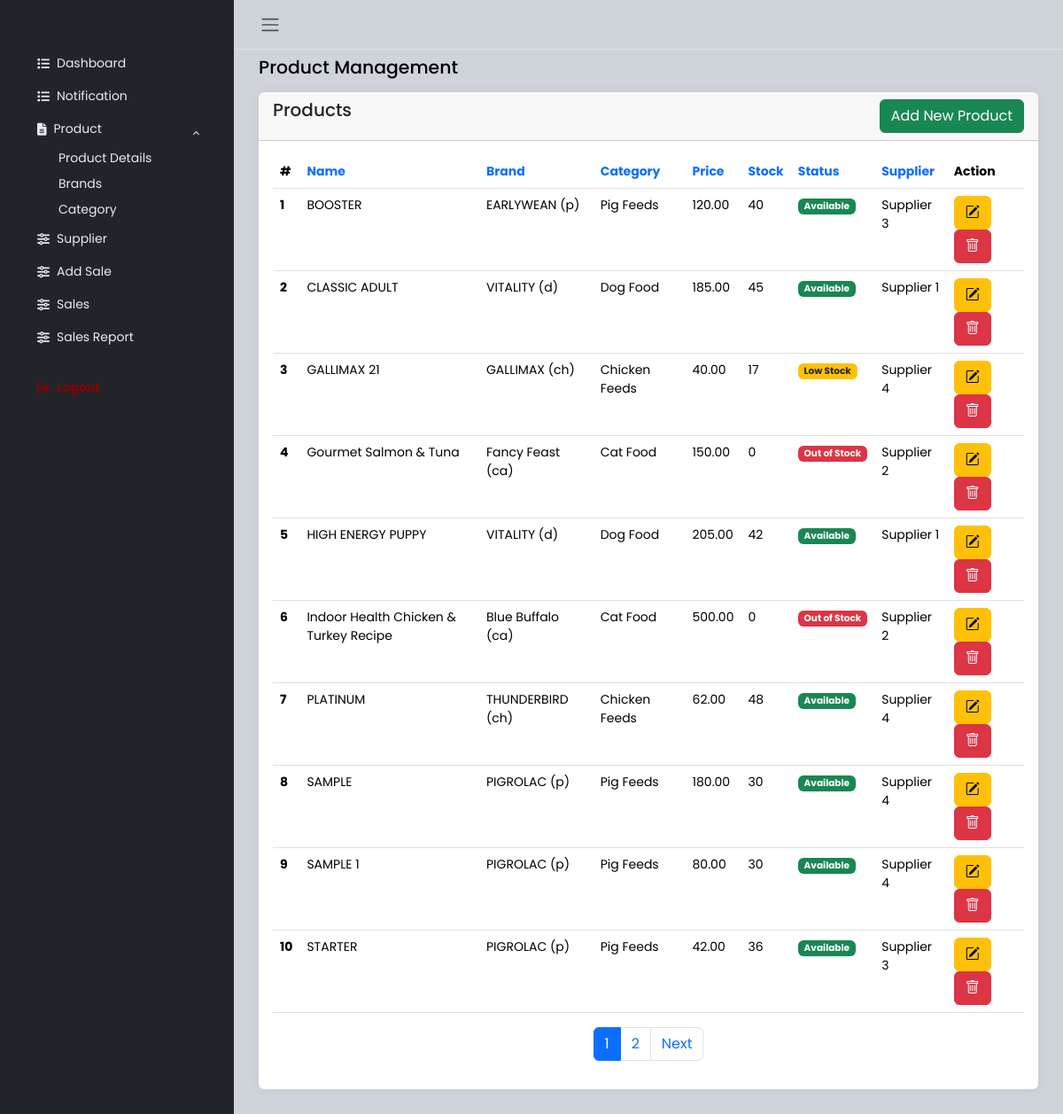
Page /product.php (signed in) on the committed database.
### tables this page shows
CREATE TABLE `product` (
  `product_id` int(250) NOT NULL,
  `product_name` varchar(250) NOT NULL,
  `price` decimal(10,2) DEFAULT NULL,
  `quantity` int(250) NOT NULL,
  `status` enum('Available','Out of Stock','Low Stock') NOT NULL,
  `brand_id` int(250) NOT NULL,
  `category_id` int(250) NOT NULL,
  `supplier_id` int(250) NOT NULL
);

CREATE TABLE `brand` (
  `brand_id` int(250) NOT NULL,
  `brand_name` varchar(250) NOT NULL
);

CREATE TABLE `category` (
  `category_id` int(250) NOT NULL,
  `category_name` varchar(250) NOT NULL
);

CREATE TABLE `supplier` (
  `supplier_id` int(250) NOT NULL,
  `supplier_name` varchar(250) NOT NULL,
  `supplier_number` varchar(250) NOT NULL
);

### db/show.php (called while the page is built, shortened)
<?php
    class Show{
        private $conn;
        private $tbl;
        public function __construct($conn, $tbl){
            $this->conn = $conn;
            $this->tbl = $tbl;
        }
        public function sqlExecute($sql){
            $result = $this->conn->query($sql);
            $data = array();
            if($result->num_rows > 0){
                while($rows = $result->fetch_assoc()){
                    $data_row = array();
                    foreach ($rows as $row) {
                        array_push($data_row, $row);
                    }
                    array_push($data,$data_row);
                }
            }
            return $data;
        }
        public function showRecords($where=null, $order=null, $limit=null){
            $sql = "SELECT * FROM $this->tbl";
            if($where!=null){
                $sql.=" WHERE $where";
            }
            return $this->sqlExecute($sql);
        }
        public function showRecordsWithPagination($page = 1, $where =null, $limit = NULL, $order = null) {
            $offset = ($page - 1) * $limit;
            $sql = "SELECT COUNT(*) AS total FROM $this->tbl";
            $result = $this->conn->query($sql);
            $totalRecords = $result->fetch_assoc()['total'];
            $totalPages = ceil($totalRecords / $limit);
            if($order != null && $where==null){
                $sql = "SELECT * FROM $this->tbl ORDER BY $order LIMIT $limit OFFSET $offset";
            } elseif ($where != null && $order == null) {
                $sql = "SELECT * FROM $this->tbl WHERE $where LIMIT $limit OFFSET $offset";
            } elseif ($where != null && $order != null) {
                $sql = "SELECT * FROM $this->tbl WHERE $where ORDER BY $order LIMIT $limit OFFSET $offset";
            } else {
                $sql = "SELECT * FROM $this->tbl LIMIT $limit OFFSET $offset";
            }
            $records = $this->sqlExecute($sql);
            return array('records' => $records, 'totalPages' => $totalPages);
        }
    }
?>

### product.php (the view, shortened to what this page needs)
<?php
require 'db/connection.php';
require 'db/show.php';
$sortColumn = isset($_GET['sort']) ? $_GET['sort'] : 'product_name';
$sortDir = isset($_GET['dir']) ? $_GET['dir'] : 'ASC';
$sortMap = [
    'name' => 'product_name',
    'brand' => 'brand_id',
    'category' => 'category_id',
    'price' => 'price',
    'stock' => 'quantity',
    'status' => 'status',
    'supplier' => 'supplier_id',
];
if (array_key_exists($sortColumn, $sortMap)) {
    $order = $sortMap[$sortColumn] . ' ' . $sortDir;
} else {
    $order = 'product_name ' . $sortDir;
}
$show = new Show($conn, 'product');
$currentPage = isset($_GET['page']) ? $_GET['page'] : 1;
$paginationData = $show->showRecordsWithPagination($currentPage, null, 10, $order);
$products = $paginationData['records'];
$showCategory = new Show($conn, 'category');
$showBrand = new Show($conn, 'brand');
$showSupplier = new Show($conn, 'supplier');
?>
<!DOCTYPE html>
<html lang="en">
<head>
    <link href="https://cdn.jsdelivr.net/npm/bootstrap-icons/font/bootstrap-icons.css" rel="stylesheet">
    <link rel="stylesheet" href="https://cdn.jsdelivr.net/npm/bootstrap@5.3.2/dist/css/bootstrap.min.css">
    <link rel="stylesheet" href="bootstrap/css/bootstrap.min.css">
    <link rel="stylesheet" href="bootstrap-icons-1.11.3/font/bootstrap-icons.css">
    <link rel="stylesheet" href="css/style.css">
</head>
<body>
    <div class="wrapper">
        <?php include 'sidebar.php'; ?>
        <div class="main">
            <nav class="navbar navbar-expand px-3 border-bottom">
                <button class="btn" id="sidebar-toggle" type="button">
                    <span class="navbar-toggler-icon"></span>
                </button>
            </nav>
            <main class="content px-3 py-2">
                <div class="container-fluid">
                    <div class="mb-3">
                        <h4>Product Management</h4>
                    </div>
                    <div class="card border-0">
                        <div class="card-header d-flex justify-content-between">
                            <h5 class="card-title">
                                Products
                            </h5>
                            <a href="forms/productAdd.php" class="btn btn-success">Add New Product</a>
                        </div>
                        <div class="card-body table-responsive container">
                            <table class="table table-hover">
                                <thead>
                                    <tr>
                                        <th scope="col">#</th>
                                        <th scope="col">
                                            <a href="?sort=name&dir=<?= $sortColumn == 'name' && $sortDir == 'ASC' ? 'DESC' : 'ASC' ?>">
                                                Name
                                            </a>
                                        </th>
                                        <th scope="col">
                                            <a href="?sort=brand&dir=<?= $sortColumn == 'brand' && $sortDir == 'ASC' ? 'DESC' : 'ASC' ?>">
                                                Brand
                                            </a>
                                        </th>
                                        <th scope="col">
                                            <a href="?sort=category&dir=<?= $sortColumn == 'category' && $sortDir == 'ASC' ? 'DESC' : 'ASC' ?>">
                                                Category
                                            </a>
                                        </th>
                                        <th scope="col">
                                            <a href="?sort=price&dir=<?= $sortColumn == 'price' && $sortDir == 'ASC' ? 'DESC' : 'ASC' ?>">
                                                Price
                                            </a>
                                        </th>
                                        <th scope="col">
                                            <a href="?sort=stock&dir=<?= $sortColumn == 'stock' && $sortDir == 'ASC' ? 'DESC' : 'ASC' ?>">
                                                Stock
                                            </a>
                                        </th>
                                        <th scope="col">
                                            <a href="?sort=status&dir=<?= $sortColumn == 'status' && $sortDir == 'ASC' ? 'DESC' : 'ASC' ?>">
                                                Status
                                            </a>
                                        </th>
                                        <th scope="col">
                                            <a href="?sort=supplier&dir=<?= $sortColumn == 'supplier' && $sortDir == 'ASC' ? 'DESC' : 'ASC' ?>">
                                                Supplier
                                            </a>
                                        </th>
                                        <th scope="col">Action</th>
                                    </tr>
                                </thead>
                                <tbody>
                                    <?php
                                    $startIndex = ($currentPage - 1) * 10 + 1;
                                    $product_count = $startIndex - 1;
                                    if (count($products) > 0) {
                                        foreach ($products as $product) {
                                            $productId = $product[0];
                                            $productName = $product[1];
                                            $brandId = $product[5];
                                            $categoryId = $product[6];
                                            $supplierId = $product[7];
                                            $price = $product[2];
                                            $stock = $product[3];
                                            $status = $product[4];
                                            $brands = $showBrand->showRecords("brand_id = $brandId");
                                            $categories = $showCategory->showRecords("category_id = $categoryId");
                                            $suppliers = $showSupplier->showRecords("supplier_id = $supplierId");
                                            echo "<tr>";
                                            echo "<th scope='row'>" . ++$product_count . "</th>";
                                            echo "<td>" . htmlspecialchars($productName) . "</td>";
                                            echo "<td>";
                                            if (!empty($brands)) {
                                                foreach ($brands as $brand) {
                                                    echo htmlspecialchars($brand[1]);
                                                }
                                            } else {
                                                echo "No Brand Found";
                                            }
                                            echo "</td>";
                                            echo "<td>";
                                            if (!empty($categories)) {
                                                foreach ($categories as $category) {
                                                    echo htmlspecialchars($category[1]);
                                                }
                                            } else {
                                                echo "No Category Found";
                                            }
                                            echo "</td>";
                                            echo "<td>" . number_format($price, 2) . "</td>";
                                            echo "<td>" . (int)$stock . "</td>";
                                            echo "<td>";
                                            switch (htmlspecialchars($status)) {
                                                case 'Out of Stock':
                                                    echo "<span class='badge bg-danger text-white'>Out of Stock</span>";
                                                    break;
                                                case 'Low Stock':
                                                    echo "<span class='badge bg-warning text-dark'>Low Stock</span>";
                                                    break;
                                                default:
                                                    echo "<span class='badge bg-success text-white'>Available</span>";
                                                    break;
                                            }
                                            echo "</td>";
                                            echo "<td>";
                                            if (!empty($suppliers)) {
                                                foreach ($suppliers as $supplier) {
                                                    echo htmlspecialchars($supplier[1]);
                                                }
                                            } else {
                                                echo "No Supplier Found";
                                            }
                                            echo "</td>";
                                            echo "<td>
                                                    <a class='btn btn-warning' href='forms/productEdit.php?id=$productId'><i class='bi bi-pencil-square'></i></a>
                                                    <a class='btn btn-danger' href='forms/productDelete.php?id=$productId'><i class='bi bi-trash'></i></a>
                                                </td>";
                                            echo "</tr>";
                                        }
                                    } else {
                                        echo "<tr><td colspan='9'><div class='alert alert-dark' role='alert'>No record Found</div></td></tr>";
                                    }
                                    ?>
                                </tbody>
                            </table>
                            <nav class="d-flex justify-content-center" aria-label="Page navigation example">
                                <ul class="pagination">
                                    <?php for ($page = 1; $page <= $paginationData['totalPages']; $page++): ?>
                                        <li class="page-item <?= ($page == $currentPage) ? 'active' : '' ?>">
                                            <a class="page-link" href="?page=<?= $page ?>"><?= $page ?></a>
                                        </li>
                                    <?php endfor; ?>
                                    <?php if ($currentPage < $paginationData['totalPages']): ?>
                                        <li class="page-item">
                                            <a class="page-link" href="?page=<?= ($currentPage + 1) ?>">Next</a>
                                        </li>
                                    <?php endif; ?>
                                </ul>
                            </nav>
                        </div>
                    </div>
                </div>
            </main>
        </div>
    </div>
</body>
</html>

### css/style.css (style rules this page uses)
body { font-family: 'Poppins', sans-serif; font-size: 0.875rem; opacity: 1; overflow-y: scroll; margin: 0; }
a { cursor: pointer; text-decoration: none; font-family: 'Poppins', sans-serif; }
li { list-style: none; }
h4 { font-family: 'Poppins', sans-serif; font-size: 1.275rem; color: var(--bs-emphasis-color); }
.wrapper { align-items: stretch; display: flex; width: 100%; }
.main { display: flex; flex-direction: column; min-height: 100vh; min-width: 0; overflow: hidden; transition: all 0.35s ease-in-out; width: 100%; background: var(--bs-dark-bg-subtle); }
.content { flex: 1; max-width: 100vw; width: 100vw; }
@media (min-width:768px) { .content { max-width: auto; width: auto; } }
.card { box-shadow: 0 0 .875rem 0 rgba(34, 46, 60, .05); margin-bottom: 24px; }

### rows in the picture
product: product_name "BOOSTER", price "120.00", quantity "40", status "Available"
brand: brand_name "EARLYWEAN (p)"
category: category_name "Pig Feeds"
supplier: supplier_name "Supplier 3"
product: product_name "CLASSIC ADULT", price "185.00", quantity "45", status "Available"
brand: brand_name "VITALITY (d)"
category: category_name "Dog Food"
supplier: supplier_name "Supplier 1"
product: product_name "GALLIMAX 21", price "40.00", quantity "17", status "Low Stock"
brand: brand_name "GALLIMAX (ch)"
category: category_name "Chicken Feeds"
supplier: supplier_name "Supplier 4"
product: product_name "Gourmet Salmon & Tuna", price "150.00", quantity "0", status "Out of Stock"
brand: brand_name "Fancy Feast (ca)"
category: category_name "Cat Food"
supplier: supplier_name "Supplier 2"
product: product_name "HIGH ENERGY PUPPY", price "205.00", quantity "42", status "Available"
product: product_name "Indoor Health Chicken & Turkey Recipe", price "500.00", quantity "0", status "Out of Stock"
brand: brand_name "Blue Buffalo (ca)"
product: product_name "PLATINUM", price "62.00", quantity "48", status "Available"
brand: brand_name "THUNDERBIRD (ch)"
product: product_name "SAMPLE", price "180.00", quantity "30", status "Available"
brand: brand_name "PIGROLAC (p)"
product: product_name "SAMPLE 1", price "80.00", quantity "30", status "Available"
product: product_name "STARTER", price "42.00", quantity "36", status "Available"
